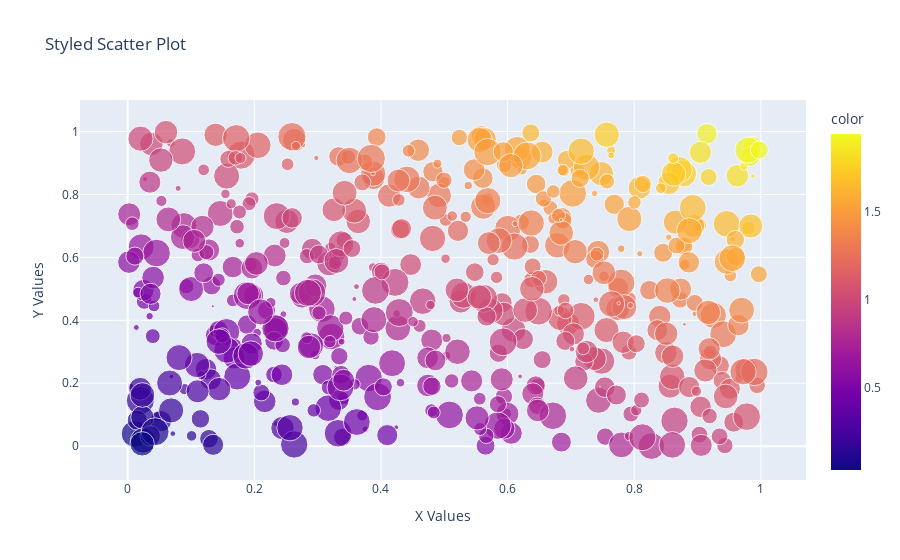

Write notebook code for a chart like this one.
### Code cell
# 3. Write a program to draw a scatter plot for random 500 x and y coordinates and style it
x = np.random.rand(500)
y = np.random.rand(500)

df = pd.DataFrame({
    "X": x,
    "Y": y,
})

fig = px.scatter(
    df,
    x="X",
    y="Y",
    color= x + y,      
    size= np.random.rand(500),         
    title="Styled Scatter Plot ",
   
)

fig.update_layout(
    xaxis_title="X Values",
    yaxis_title="Y Values"
)

fig.show()

### Figure 1 — Plotly figure (JSON) as saved in the notebook; plotly's stock layout.template omitted (floating-point values rounded to 4 significant figures; data arrays with more than 128 entries replaced by an {"elided": "..."} marker saying what was removed)
{"data": [{"hovertemplate": "X=%{x}<br>Y=%{y}<br>size=%{marker.size}<br>color=%{marker.color}<extra></extra>", "legendgroup": "", "marker": {"color": {"elided": "500 float values"}, "coloraxis": "coloraxis", "size": {"elided": "500 float values"}, "sizemode": "area", "sizeref": 0.002494, "symbol": "circle"}, "mode": "markers", "name": "", "orientation": "v", "showlegend": false, "type": "scatter", "x": {"elided": "500 float values"}, "xaxis": "x", "y": {"elided": "500 float values"}, "yaxis": "y"}], "layout": {"coloraxis": {"colorbar": {"title": {"text": "color"}}, "colorscale": [[0, "#0d0887"], [0.1111, "#46039f"], [0.2222, "#7201a8"], [0.3333, "#9c179e"], [0.4444, "#bd3786"], [0.5556, "#d8576b"], [0.6667, "#ed7953"], [0.7778, "#fb9f3a"], [0.8889, "#fdca26"], [1, "#f0f921"]]}, "legend": {"itemsizing": "constant", "tracegroupgap": 0}, "title": {"text": "Styled Scatter Plot "}, "xaxis": {"anchor": "y", "domain": [0, 1], "title": {"text": "X Values"}}, "yaxis": {"anchor": "x", "domain": [0, 1], "title": {"text": "Y Values"}}}}
